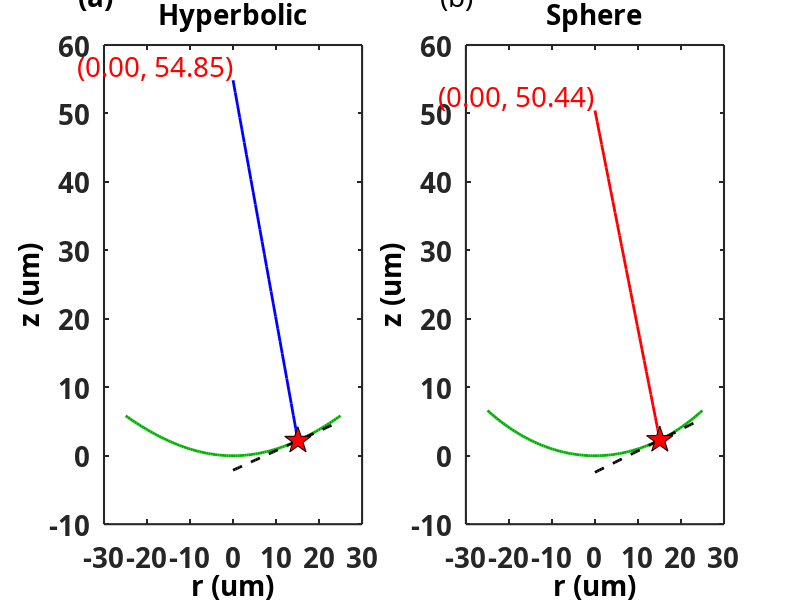

Write MATLAB code to recreate this figure. (Note: this script raises an error after producing the figure.)
clear ;
clc ;
set(0, 'DefaultAxesFontName', 'Microsoft YaHei');
set(0, 'DefaultTextFontName', 'Microsoft YaHei');
% R = Lens radius (μm)
% F = Focal length (μm)
% FLAE = Focal Length Absolute Error
% 
clear;
clc;
period=0.52e-6;
height=0.75e-6;
lamda=1.1e-6;

a=2;%The coefficient of the ratio of focal length to radius

Number_LENS_D=97;%Number of structural units
R = Number_LENS_D*period/2;
x = -(Number_LENS_D-1)*period/2:period:(Number_LENS_D-1)*period/2;
y = -(Number_LENS_D-1)*period/2:period:(Number_LENS_D-1)*period/2;

% circular area
target_h=zeros(Number_LENS_D,Number_LENS_D);
for m=1:Number_LENS_D
    for n=1:Number_LENS_D
        if sqrt((x(m)-0)^2+(y(n)-0)^2)<R
            target_h(m,n)=1;
        end
    end
end

% 
target_x=zeros(Number_LENS_D,Number_LENS_D);
f_x =a*R;%=============================================================================
NAx=sin(atan(R/f_x));%Spherical phase numerical aperture
dx=1.22*lamda/(NAx);% diffraction-limited,DL

for m=1:Number_LENS_D
    for n=1:Number_LENS_D
            if target_h(m,n)>0
                 target_x(m,n)=(-(2*pi)/lamda)*(  f_x-sqrt( f_x^2-((x(m)-0)^2+(y(n)-0)^2) )   );%Spherical phase distribution
            end
    end                                                          
end
Lx =target_x((Number_LENS_D+1)/2,:)/(-(2*pi)/lamda);%Spherical phase optical path distribution, displaying the lens radius axis
Tar_x=Lx;
dP_dx = gradient(Lx,x);%

for i=1:m
    point_tangent(i)=dP_dx(1,i);%Tangent slope
    point_normal(i) = -1/point_tangent(i);%Normal slope
    dleta(i)= point_normal(i)*(0 - x(i))+Lx(1,i);%Intersection point of normal oblique equation and coordinate axis
end

b=floor (4*(Number_LENS_D+1)/5) ;%A randomly set numerical value used to represent a point on the lens
for i=1:m
    if i>48 && i<(b+1)
        x1(i-48)=x(i);
        Dx(i-48)=point_normal(b).*(x(i)- x(b))+Lx(1,b);% Normal equation of point b
    end
    if i>(b-30) && i<(b+30)% Tangent display area
        x2(i-b+30)=x(i);
        Ex(i-b+30)=point_tangent(b).*(x(i)- x(b))+Lx(1,b);% Tangent equation of point b
    end
end  

dleta2=abs(dleta-f_x);% Focal Length Absolute Error，FLAE
ratio_x=dleta2/dx;%-------------------------,FLAE/DL


target_y=zeros(Number_LENS_D,Number_LENS_D);
f_y =a*R;%=========================================================================
NAy=sin(atan(R/f_y));%Hyperbolic phase numerical aperture
dy=1.22*lamda/(NAy);%Diffraction Limit，DL

for m=1:Number_LENS_D
    for n=1:Number_LENS_D
            if target_h(m,n)>0
                target_y(m,n)=(-(2*pi)/lamda)*(sqrt((x(m)-0)^2+(y(n)-0)^2+f_y^2)-f_y);%Hyperbolic phase distribution
            end
    end
end

Ly =target_y((Number_LENS_D+1)/2,:)/(-(2*pi)/lamda);%Hyperbolic phase optical path distribution, displaying the lens radius axis
Tar_y=Ly;
dP_dy = gradient(Ly,y);
for i=1:m
    point_tangent(i)=dP_dy(1,i);%Tangent slope
    point_normal(i) = -1/point_tangent(i);%Normal slope
    dleta(i)= point_normal(i)*(0 - y(i))+Ly(1,i);%Intersection point of normal oblique equation and coordinate axis
end
for i=1:m
    if i>48 && i<(b+1)
        y1(i-48)=y(i);
        Dy(i-48)=point_normal(b).*(y(i)- y(b))+Ly(1,b);% Normal equation of point b
    end
    if i>(b-30) && i<(b+30) % Tangent display area
        y2(i-b+30)=y(i);
        Ey(i-b+30)=point_tangent(b).*(y(i)- y(b))+Ly(1,b);% Tangent equation of point b
    end
end  

dleta3=abs(dleta-f_y);% Focal Length Absolute Error，FLAE
ratio_y=dleta3/dy;%-------------------------，FLAE/DL


a1=20;%Drawing subgraph title font size
a2=20;%Draw other font sizes
set(groot, 'DefaultAxesFontSize', a2);  % 
set(groot, 'DefaultAxesFontWeight', 'bold');
set(groot, 'DefaultAxesLineWidth', 1.5); % 

figure('WindowState', 'maximized');
set(gcf, 'Color', 'w');

subplot(1,2,1)
plot(y*1e6,Tar_y*1e6 , 'Color', [0 0.7 0], 'LineWidth', 2);%
hold on
plot(  y1*1e6,Dy*1e6 , 'Color', [0 0 1], 'LineWidth', 2);%
hold on
plot(  y2*1e6,Ey*1e6 , '--','Color', [0 0 0], 'LineWidth', 2 );%
x_mark = y1(1);
y_mark = Dy(1)*1e6;
text(x_mark, y_mark, sprintf('(%0.2f, %0.2f)', x_mark, y_mark), ...
    'VerticalAlignment', 'bottom', ...
    'HorizontalAlignment', 'right', ...
    'FontSize', a2, ...
    'Color', 'r');
x_mark = y(b)*1e6;
y_mark = Tar_y(b)*1e6;
plot(x_mark, y_mark, 'p', 'MarkerSize', a2, 'MarkerFaceColor', 'r', 'MarkerEdgeColor', 'k'); 
xlabel('r (um)', 'FontSize', a2, 'Color', 'k', 'FontWeight', 'bold');
ylabel('z (um)', 'FontSize', a2, 'Color', 'k', 'FontWeight', 'bold');
title('Hyperbolic', 'FontSize', a1,  'Color', 'k', 'FontWeight', 'bold');
text(-0.1, 1.1, '(a)', 'Units', 'normalized', 'FontSize', a2,  'Color', 'k', 'FontWeight', 'bold');

subplot(1,2,2)
plot( x*1e6,Tar_x*1e6  , 'Color', [0 0.7 0], 'LineWidth', 2);
hold on
plot(  x1*1e6,Dx*1e6 , 'Color', [1 0 0], 'LineWidth', 2);
hold on
plot(  x2*1e6,Ex*1e6 , '--','Color', [0 0 0], 'LineWidth', 2 );
x_mark = x1(1);
y_mark = Dx(1)*1e6;
text(x_mark, y_mark, sprintf('(%0.2f, %0.2f)', x_mark, y_mark), ...
    'VerticalAlignment', 'bottom', ...
    'HorizontalAlignment', 'right', ...
    'FontSize', a2, ...
    'Color', 'r');
x_mark = x(b)*1e6;
y_mark = Tar_x(b)*1e6;
plot(x_mark, y_mark, 'p', 'MarkerSize', a2, 'MarkerFaceColor', 'r', 'MarkerEdgeColor', 'k'); % 
xlabel('r (um)', 'FontSize', a2, 'Color', 'k', 'FontWeight', 'bold');
ylabel('z (um)', 'FontSize', a2, 'Color', 'k', 'FontWeight', 'bold');
title('Sphere', 'FontSize', a1,  'Color', 'k', 'FontWeight', 'bold');
text(-0.1, 1.1, '(b)', 'Units', 'normalized', 'FontSize', a2,  'Color', 'k');

h = suptitle('Normal-tracing diagram of equiphase surfaces.(F=50.44um,F/R=2)');
set(h, 'FontWeight', 'bold', 'FontSize', a2);


figure('WindowState', 'maximized');
set(gcf, 'Color', 'w');

subplot(1,2,1)
plot(y*1e6,ratio_y,'-k', 'LineWidth', 2);
hold on
x_mark = y(b)*1e6;
y_mark = ratio_y(b);
plot(x_mark, y_mark, 'p', 'MarkerSize', a2, 'MarkerFaceColor', 'r', 'MarkerEdgeColor', 'k'); % 
xlabel('r (um)', 'FontSize', a2, 'Color', 'k', 'FontWeight', 'bold');
ylabel('Spherical Aberration', 'FontSize', a2, 'Color', 'k', 'FontWeight', 'bold');
title('Hyperbolic', 'FontSize', a1,  'Color', 'k', 'FontWeight', 'bold');
text(-0.1, 1.1, '(a)', 'Units', 'normalized', 'FontSize', a2,  'Color', 'k');

subplot(1,2,2)
plot(x*1e6,ratio_x,'-k', 'LineWidth', 2);
hold on
x_mark = x(b)*1e6;
y_mark = ratio_x(b);
plot(x_mark, y_mark, 'p', 'MarkerSize', a2, 'MarkerFaceColor', 'r', 'MarkerEdgeColor', 'k'); % 
xlabel('r (um)', 'FontSize', a2, 'Color', 'k', 'FontWeight', 'bold');
ylabel('Spherical Aberration', 'FontSize', a2, 'Color', 'k', 'FontWeight', 'bold');
title('Sphere', 'FontSize', a1,  'Color', 'k', 'FontWeight', 'bold');
text(-0.1, 1.1, '(b)', 'Units', 'normalized', 'FontSize', a2,  'Color', 'k');

h = suptitle('Spherical Aberration(F=50.44um,F/R=2)');
set(h, 'FontWeight', 'bold', 'FontSize', a2);